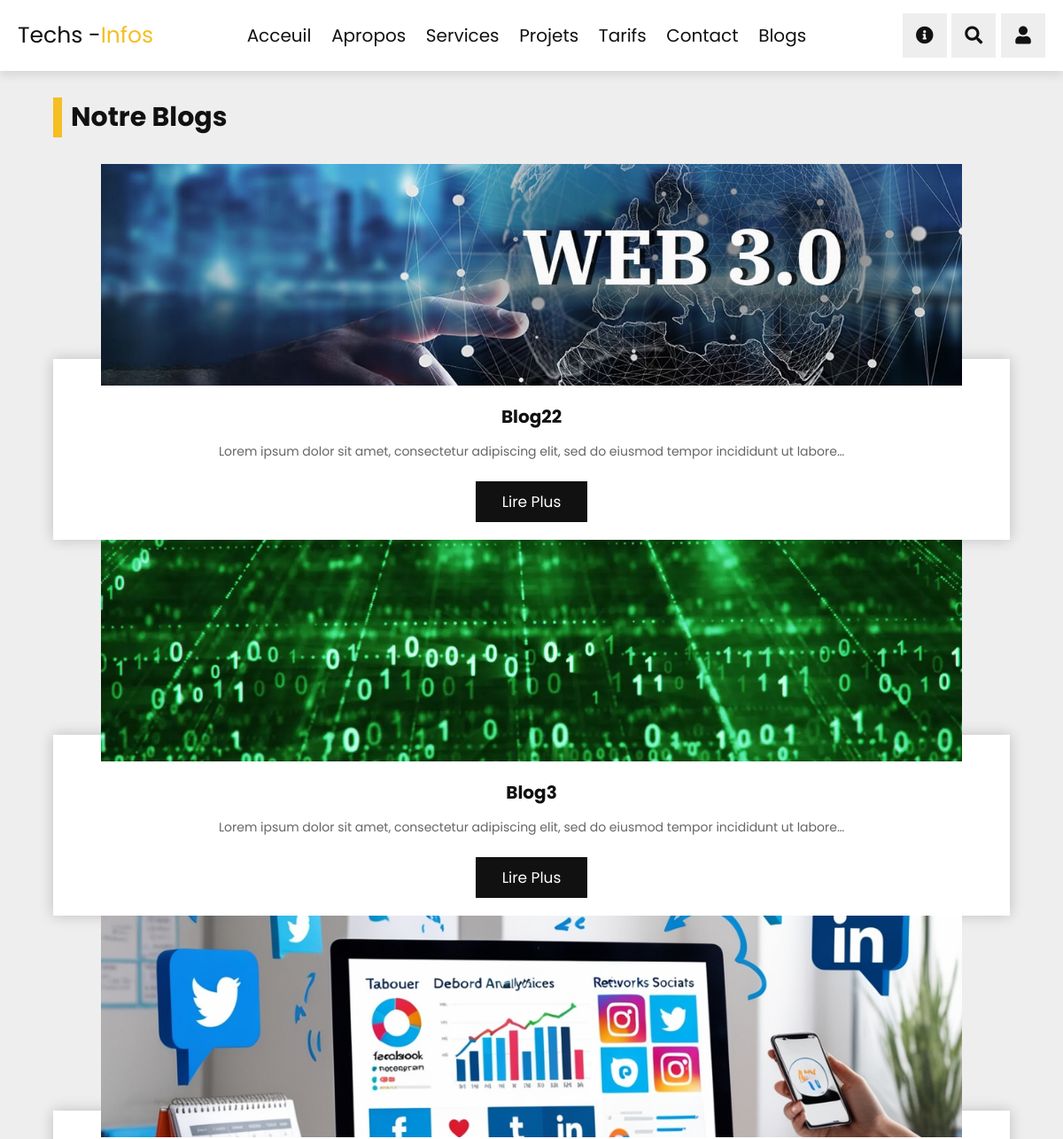
The app's page /blogs (upper part), older data.
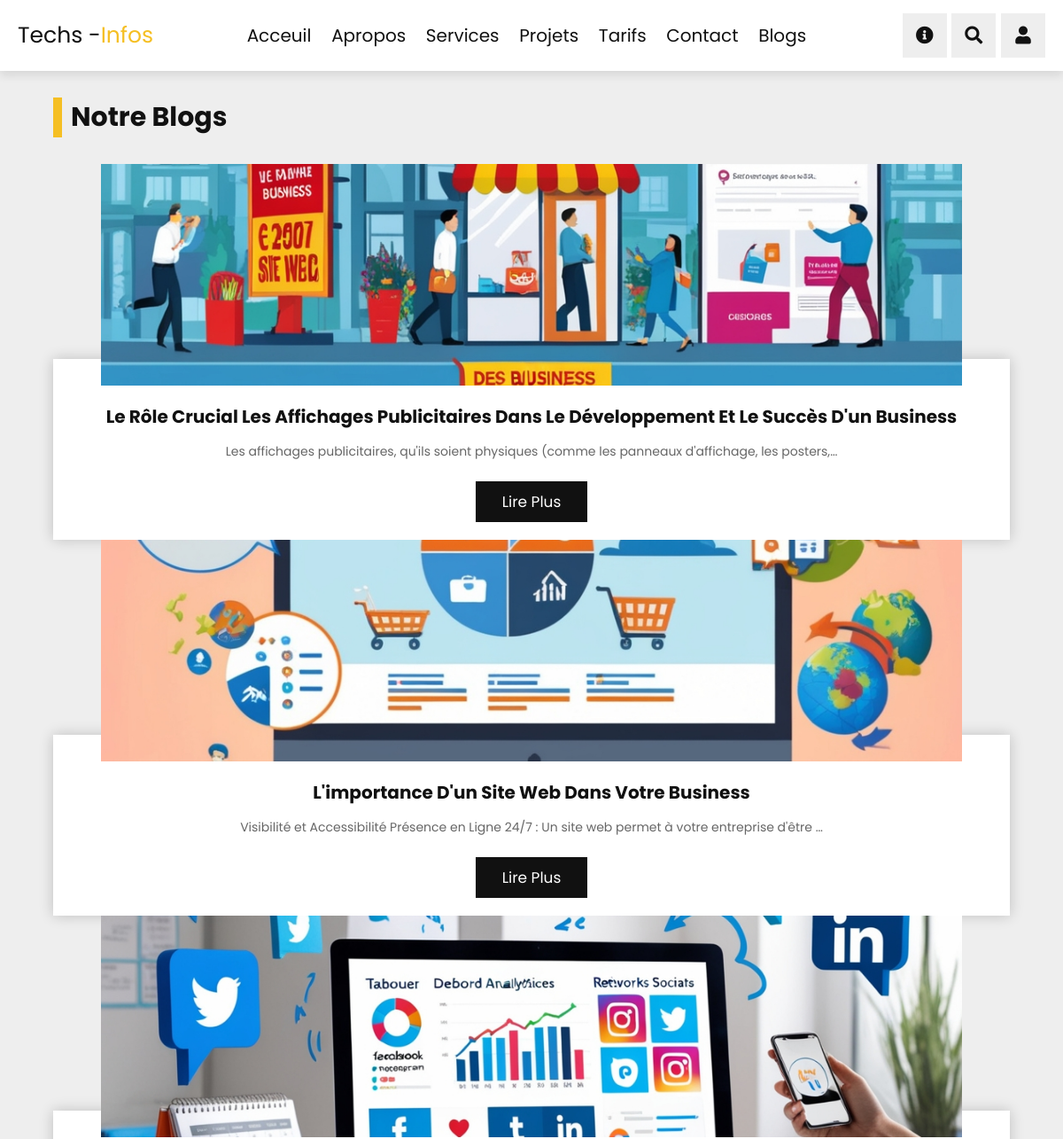
The same page, newer data.
### tech/models.py (models this page shows)
class Blogs(models.Model):
    title = RichTextField()
    description = RichTextField()
    image = models.ImageField()
    date = models.DateField(auto_now_add=True)

### tech/views.py (the view)
# urls.py: path("blogs", views.blogs, name="blogs"),
def blogs(request):
    myblog = Blogs.objects.all()
    context = {
        "myblog": myblog
    }
    return render(request, "solution/blogs.html", context)

### tech/templates/solution/blogs.html (shortened to what this page needs)
{% extends 'base.html' %} {% load static %}{% block content %}
<section class="blogs" id="blogs">
    <h1 class="heading"> Notre blogs </h1>
    <div class="swiper blogs-slider">
       <div class="swiper-wrapper">
           {% for blogs in myblog %}
          <div class="swiper-slide slide">
             <div class="image">
                <img src="{{ blogs.image.url }}" alt="">
             </div>
             <div class="content">
                <h3>{{blogs.title}}</h3>
                <p>{{blogs.description|truncatechars:100|safe}}</p>
                <a href="{% url 'blogdetail' blogs.title %}" class="btn">Lire plus</a>
             </div>
          </div>
            {% endfor %}
       </div>
    </div>
 </section>
 {% endblock content %}

Row changes from the older to the newer data that the page shows:
changed Blogs: image: a different picture; title "Blog22" → "Le Rôle Crucial Les Affichages Publicitaires Dans Le Développement Et Le Succès D'un Business"; description "Lorem ipsum dolor sit amet, consectetur adipiscing elit, sed do eiusmod tempor incididunt ut labore…" → "Les affichages publicitaires, qu'ils soient physiques (comme les panneaux d'affichage, les posters,…"
changed Blogs: image: a different picture; title "Blog3" → "L'importance D'un Site Web Dans Votre Business"; description "Lorem ipsum dolor sit amet, consectetur adipiscing elit, sed do eiusmod tempor incididunt ut labore…" → "Visibilité et Accessibilité Présence en Ligne 24/7 : Un site web permet à votre entreprise d'être …"
